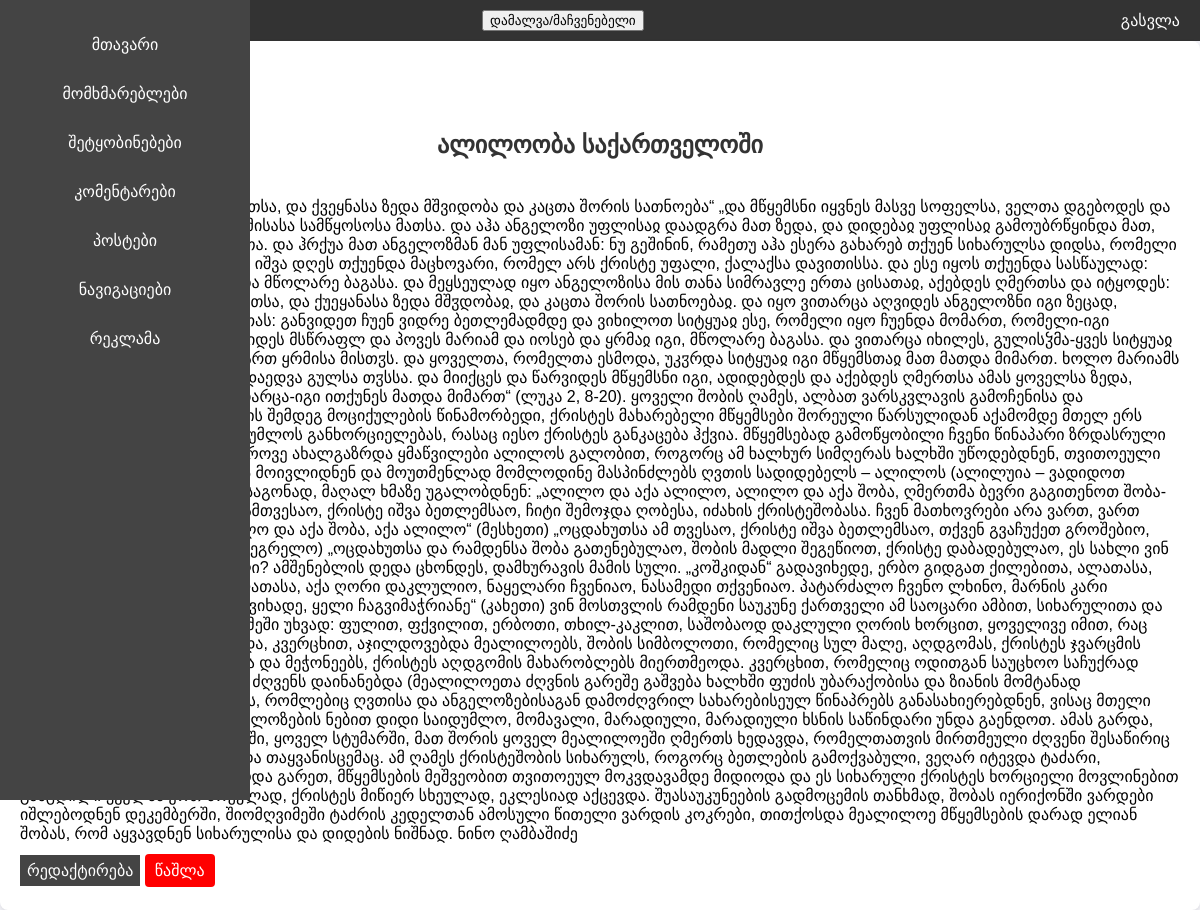
The app's page /admin/index.php?post_details=10 (signed in) with its own data.
### tables this page shows
CREATE TABLE `posts` (
  `id` int(11) NOT NULL,
  `name` varchar(255) NOT NULL,
  `small_description` text NOT NULL,
  `description` text NOT NULL,
  `imgs` text NOT NULL,
  `created_at` timestamp NOT NULL DEFAULT current_timestamp() ON UPDATE current_timestamp(),
  `count` int(255) NOT NULL,
  `navs_id` int(11) NOT NULL,
  `video` text DEFAULT NULL
);

### admin/admin_src/post_after.php (the view, shortened to what this page needs)
<?php
if(isset($_GET['post_details'])){
    $postdetailsid = $_GET['post_details'];
    $postdetails = mysqli_fetch_all($connect->query("SELECT name,id,navs_id,imgs,description,small_description FROM posts WHERE id = '$postdetailsid'"), MYSQLI_ASSOC);
    $navs_id = $postdetails[0]['navs_id'];
    $category = mysqli_fetch_assoc($connect->query("SELECT name FROM navs WHERE id = '$navs_id'"));
}
?>
<div class="posts">
    <?php foreach($postdetails as $full): ?>
        <div class="post">
            <br>
            <p><strong>კატეგორია:</strong> <?=$category['name']?></p>
            <br>
            <h2><?=$full['name']?></h2>
            <br>
            <span><?=$full['description']?></span>
            <br>
            <br>
            <a href="?post_edit=<?=$full['id']?>" class="post_detail">რედაქტირება</a>
            <a href="?post_details=<?=$full['id']?>&delete_post=<?=$full['id']?>" onclick="return confirm('ნამდვილად გსურთ პოსტის წაშლა?')" class="delete-btn">წაშლა</a>
        </div>
    <?php endforeach; ?>
</div>

### admin/adminstyle.css (style rules this page uses)
body { font-family: Arial, sans-serif; margin: 0; padding: 0; background-color: #f4f4f9; }
.posts { background: #fff; padding: 20px; border-radius: 8px; box-shadow: 0 2px 4px rgba(0, 0, 0, 0.1); }
.post { border-bottom: 1px solid #ddd; padding: 10px 0; }
.post:last-child { border-bottom: none; }
.post h2 { margin: 0; font-size: 18px; }
.post p { margin: 5px 0 0; color: #555; }
.post p { display: -webkit-box; -webkit-line-clamp: 4; -webkit-box-orient: vertical; overflow: hidden; text-overflow: ellipsis; }
.post_detail { padding: 7px; color: white; background-color: #444; text-decoration: none; }
.edit-btn, .delete-btn, .submit-btn, .cancel-btn { padding: 8px 15px; font-size: 1em; cursor: pointer; border-radius: 4px; text-decoration: none; }
.delete-btn { background-color: red; color: white; text-align: center; padding: 8px 10px; border-radius: 4px; }
.content h2 { text-align: center; font-size: 24px; color: #333; margin-bottom: 20px; }

### records on screen
posts: name "ალილოობა საქართველოში", description "“დიდება მაღალთა შინა ღმერთსა, და ქვეყნასა ზედა მშვიდობა და კაცთა შორის სათნოება“ „და მწყემსნი იყვნეს მასვე სოფელსა, ველთა დგებოდეს და ჴუმილვიდეს საჴუმილავსა ღამისასა სამწყოსოსა მათსა. და აჰა ანგელოზი უფლისაჲ დაადგრა მათ ზედა, და დიდებაჲ უფლისაჲ გამოუბრწყინდა მათ, და შეეშინა მათ შიშითა დიდითა. და ჰრქუა მათ ანგელოზმან მან უფლისამან: ნუ გეშინინ, რამეთუ აჰა ესერა გახარებ თქუენ სიხარულსა დიდსა, რომელი იყოს ყოვლისა ერისა: რამეთუ იშვა დღეს თქუენდა მაცხოვარი, რომელ არს ქრისტე უფალი, ქალაქსა დავითისსა. და ესე იყოს თქუენდა სასწაულად: ჰპოოთ ყრმაჲ იგი შეხუეული და მწოლარე ბაგასა. და მეყსეულად იყო ანგელოზისა მის თანა სიმრავლე ერთა ცისათაჲ, აქებდეს ღმერთსა და იტყოდეს: დიდებაჲ მაღალთა შინა ღმერთსა, და…"
